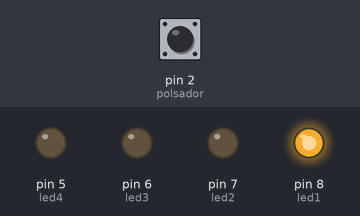
Recording of a sketch running on a simulated Arduino Uno, built with avr-gcc and run on an emulated ATmega328P. On the bench: output pins drawn as LEDs (lit = HIGH). Inputs (shaded band) come from the test bench; at power-on: pin 2 (polsador) HIGH. Random numbers use the default seed unless the sketch sets one.

Above: at 6.2 s.
6.3 s: pin 2 (polsador) driven LOW
At 8.14 s:
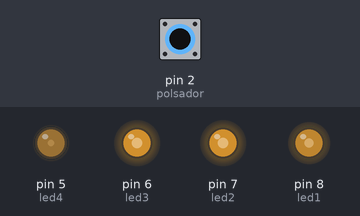
9.3 s: pin 2 (polsador) driven HIGH
10.8 s: pin 2 (polsador) driven LOW
At 11.52 s:
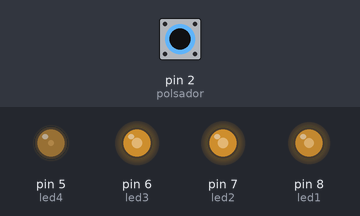
13.8 s: pin 2 (polsador) driven HIGH
15.3 s: pin 2 (polsador) pulsed LOW 2 times (0.12 s each, 0.3 s apart)
At 16.5 s:
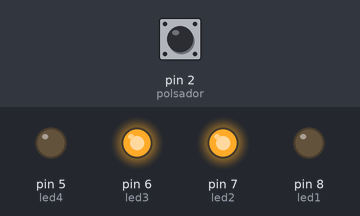
17.4 s: pin 2 (polsador) driven LOW
At 17.74 s:
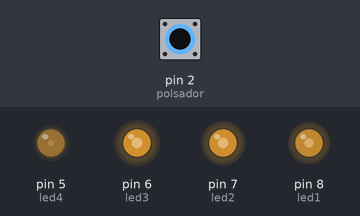
Timing chart, 0 to 21.4 s (numbered marks = the images above; inputs shaded):
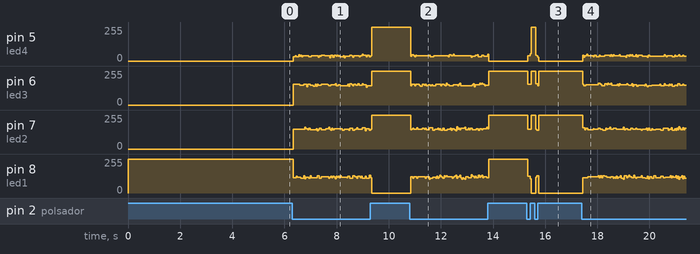

The sketch:

Dau_led_2.ino
```cpp
/**********************************************************************************
**                                                                               **
**                                 DAU LED 2                                     **
**                                                                               **
** VALENTÍ ESPEJO RODRIGUEZ                                    25/03/2017        **
**********************************************************************************/

//******************************* INCLUDES ****************************************

//******************************* VARIABLES ***************************************
const int led4 = 5; // define each light in each pin
const int led3 = 6;
const int led2 = 7;
const int led1 = 8;
const int polsador = 2;
int num = 1;

int pausa = 5000;
//******************************** SETUP ******************************************
void setup()
{
  pinMode(led4, OUTPUT);     // definir el pin 5 com una sortida
  pinMode(led3, OUTPUT);     // definir el pin 6 com una sortida
  pinMode(led2, OUTPUT);     // definir el pin 7 com una sortida
  pinMode(led1, OUTPUT);     // definir el pin 8 com una sortida
  pinMode(polsador, INPUT);

  digitalWrite(led1, HIGH);   // posar a 5V el pin 8
  digitalWrite(led4, LOW);
  digitalWrite(led3, LOW);
  digitalWrite(led2, LOW);
  delay(pausa);
}
//********************************* LOOP ******************************************
void loop()
{

  if (digitalRead(polsador) == LOW)
  {
    num = random(1, 7);
    digitalWrite(led2, LOW);
    digitalWrite(led3, LOW);
    digitalWrite(led4, LOW);
    digitalWrite(led1, LOW);
  }
  switch (num)
  {
    case 1:
      digitalWrite(led1, HIGH);    // mostrar el 1
      break;
    case 2:
      digitalWrite(led2, HIGH);   // mostrar el 2
      break;
    case 3:
      digitalWrite(led1, HIGH);    // mostrar el 3
      digitalWrite(led3, HIGH);
      break;
    case 4:
      digitalWrite(led2, HIGH);   // mostrar el 4
      digitalWrite(led3, HIGH);
      break;
    case 5:
      digitalWrite(led2, HIGH);   // mostrar el 5
      digitalWrite(led3, HIGH);
      digitalWrite(led1, HIGH);
      break;
    case 6:
      digitalWrite(led2, HIGH);   // mostrar el 6
      digitalWrite(led3, HIGH);
      digitalWrite(led4, HIGH);
      break;
  }
}
//******************************* FUNCIONS ****************************************
```

Measured:
- after the input at 15.3 s, pin 5 (led4): 0/255 → 40/255 at once, → 255/255 0.08 s later, → 0/255 0.22 s later; pin 6 (led3): 255/255 → 154/255 at once, → 255/255 0.12 s later, → 158/255 0.18 s later, → 255/255 0.08 s later
